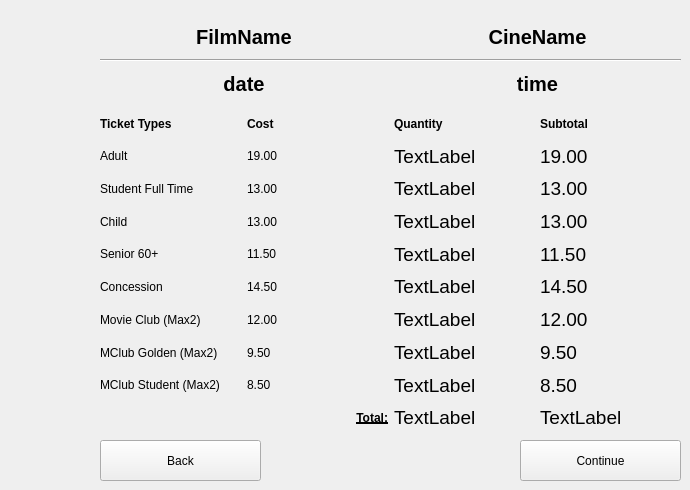
     <widget class="QWidget" name="viewTab">
      <attribute name="title">
       <string>Overview</string>
      </attribute>
      <widget class="QPushButton" name="backButton_2">
       <property name="geometry">
        <rect>
         <x>100</x>
         <y>440</y>
         <width>161</width>
         <height>41</height>
        </rect>
       </property>
       <property name="text">
        <string>Back</string>
       </property>
      </widget>
      <widget class="QWidget" name="gridLayoutWidget_2">
       <property name="geometry">
        <rect>
         <x>100</x>
         <y>110</y>
         <width>581</width>
         <height>321</height>
        </rect>
       </property>
       <layout class="QGridLayout" name="gridLayout_3">
        <item row="5" column="0">
         <widget class="QLabel" name="label_22">
          <property name="text">
           <string>Concession</string>
          </property>
         </widget>
        </item>
        <item row="6" column="2">
         <widget class="QLabel" name="nlabel6">
          <property name="font">
           <font>
            <pointsize>14</pointsize>
            <weight>50</weight>
            <bold>false</bold>
           </font>
          </property>
          <property name="text">
           <string>TextLabel</string>
          </property>
         </widget>
        </item>
        <item row="4" column="0">
         <widget class="QLabel" name="label_18">
          <property name="text">
           <string>Senior 60+</string>
          </property>
         </widget>
        </item>
        <item row="5" column="3">
         <widget class="QLabel" name="tolabel5">
          <property name="font">
           <font>
            <pointsize>14</pointsize>
            <weight>50</weight>
            <bold>false</bold>
           </font>
          </property>
          <property name="text">
           <string>14.50</string>
          </property>
         </widget>
        </item>
        <item row="2" column="0">
         <widget class="QLabel" name="label_13">
          <property name="text">
           <string>Student Full Time</string>
          </property>
         </widget>
        </item>
        <item row="2" column="2">
         <widget class="QLabel" name="nlabel2">
          <property name="font">
           <font>
            <pointsize>14</pointsize>
            <weight>50</weight>
            <bold>false</bold>
           </font>
          </property>
          <property name="text">
           <string>TextLabel</string>
          </property>
         </widget>
        </item>
        <item row="1" column="3">
         <widget class="QLabel" name="tolabel1">
          <property name="font">
           <font>
            <pointsize>14</pointsize>
            <weight>50</weight>
            <bold>false</bold>
           </font>
          </property>
          <property name="text">
           <string>19.00</string>
          </property>
         </widget>
        </item>
        <item row="3" column="2">
         <widget class="QLabel" name="nlabel3">
          <property name="font">
           <font>
            <pointsize>14</pointsize>
            <weight>50</weight>
            <bold>false</bold>
           </font>
          </property>
          <property name="text">
           <string>TextLabel</string>
          </property>
         </widget>
        </item>
        <item row="4" column="3">
         <widget class="QLabel" name="tolabel4">
          <property name="font">
           <font>
            <pointsize>14</pointsize>
            <weight>50</weight>
            <bold>false</bold>
           </font>
          </property>
          <property name="text">
           <string>11.50</string>
          </property>
         </widget>
        </item>
        <item row="8" column="2">
         <widget class="QLabel" name="nlabel8">
          <property name="font">
           <font>
            <pointsize>14</pointsize>
            <weight>50</weight>
            <bold>false</bold>
           </font>
          </property>
          <property name="text">
           <string>TextLabel</string>
          </property>
         </widget>
        </item>
        <item row="5" column="2">
         <widget class="QLabel" name="nlabel5">
          <property name="font">
           <font>
            <pointsize>14</pointsize>
            <weight>50</weight>
            <bold>false</bold>
           </font>
          </property>
          <property name="text">
           <string>TextLabel</string>
          </property>
         </widget>
        </item>
        <item row="1" column="2">
         <widget class="QLabel" name="nlabel1">
          <property name="font">
           <font>
            <pointsize>14</pointsize>
            <weight>50</weight>
            <bold>false</bold>
           </font>
          </property>
          <property name="text">
           <string>TextLabel</string>
          </property>
         </widget>
        </item>
        <item row="3" column="3">
         <widget class="QLabel" name="tolabel3">
          <property name="font">
           <font>
            <pointsize>14</pointsize>
            <weight>50</weight>
            <bold>false</bold>
           </font>
          </property>
          <property name="text">
           <string>13.00</string>
          </property>
         </widget>
        </item>
        <item row="6" column="3">
         <widget class="QLabel" name="tolabel6">
          <property name="font">
           <font>
            <pointsize>14</pointsize>
            <weight>50</weight>
            <bold>false</bold>
           </font>
          </property>
          <property name="text">
           <string>12.00</string>
          </property>
         </widget>
        </item>
        <item row="2" column="3">
         <widget class="QLabel" name="tolabel2">
          <property name="font">
           <font>
            <pointsize>14</pointsize>
            <weight>50</weight>
            <bold>false</bold>
           </font>
          </property>
          <property name="text">
           <string>13.00</string>
          </property>
         </widget>
        </item>
        <item row="0" column="2">
         <widget class="QLabel" name="label_4">
          <property name="font">
           <font>
            <weight>75</weight>
            <bold>true</bold>
           </font>
          </property>
          <property name="text">
           <string>Quantity</string>
          </property>
         </widget>
        </item>
        <item row="4" column="2">
         <widget class="QLabel" name="nlabel4">
          <property name="font">
           <font>
            <pointsize>14</pointsize>
            <weight>50</weight>
            <bold>false</bold>
           </font>
          </property>
          <property name="text">
           <string>TextLabel</string>
          </property>
         </widget>
        </item>
        <item row="0" column="3">
         <widget class="QLabel" name="label_14">
          <property name="font">
           <font>
            <weight>75</weight>
            <bold>true</bold>
           </font>
          </property>
          <property name="text">
           <string>Subtotal</string>
          </property>
         </widget>
        </item>
        <item row="7" column="2">
         <widget class="QLabel" name="nlabel7">
          <property name="font">
           <font>
            <pointsize>14</pointsize>
            <weight>50</weight>
            <bold>false</bold>
           </font>
          </property>
          <property name="text">
           <string>TextLabel</string>
          </property>
         </widget>
        </item>
        <item row="8" column="3">
         <widget class="QLabel" name="tolabel8">
          <property name="font">
           <font>
            <pointsize>14</pointsize>
            <weight>50</weight>
            <bold>false</bold>
           </font>
          </property>
          <property name="text">
           <string>8.50</string>
          </property>
         </widget>
        </item>
        <item row="7" column="3">
         <widget class="QLabel" name="tolabel7">
          <property name="font">
           <font>
            <pointsize>14</pointsize>
            <weight>50</weight>
            <bold>false</bold>
           </font>
          </property>
          <property name="text">
           <string>9.50</string>
          </property>
         </widget>
        </item>
        <item row="9" column="3">
         <widget class="QLabel" name="totallabel">
          <property name="font">
           <font>
            <pointsize>14</pointsize>
            <weight>50</weight>
            <bold>false</bold>
           </font>
          </property>
          <property name="text">
           <string>TextLabel</string>
          </property>
         </widget>
        </item>
        <item row="9" column="2">
         <widget class="QLabel" name="tqlabel">
          <property name="font">
           <font>
            <pointsize>14</pointsize>
            <weight>50</weight>
            <bold>false</bold>
           </font>
          </property>
          <property name="text">
           <string>TextLabel</string>
          </property>
         </widget>
        </item>
        <item row="0" column="1">
         <widget class="QLabel" name="label_33">
          <property name="font">
           <font>
            <weight>75</weight>
            <bold>true</bold>
           </font>
          </property>
          <property name="text">
           <string>Cost</string>
          </property>
         </widget>
        </item>
        <item row="1" column="1">
         <widget class="QLabel" name="tlabel1_2">
          <property name="text">
           <string>19.00</string>
          </property>
         </widget>
        </item>
        <item row="6" column="0">
         <widget class="QLabel" name="label_17">
          <property name="text">
           <string>Movie Club (Max2)</string>
          </property>
         </widget>
        </item>
        <item row="8" column="0">
         <widget class="QLabel" name="label_16">
          <property name="text">
           <string>MClub Student (Max2)</string>
          </property>
         </widget>
        </item>
        <item row="3" column="0">
         <widget class="QLabel" name="label_15">
          <property name="text">
           <string>Child</string>
          </property>
         </widget>
        </item>
        <item row="1" column="0">
         <widget class="QLabel" name="label_19">
          <property name="text">
           <string>Adult</string>
          </property>
         </widget>
        </item>
        <item row="0" column="0">
         <widget class="QLabel" name="label_20">
          <property name="font">
           <font>
            <weight>75</weight>
            <bold>true</bold>
           </font>
          </property>
          <property name="text">
           <string>Ticket Types</string>
          </property>
         </widget>
        </item>
        <item row="7" column="0">
         <widget class="QLabel" name="label_21">
          <property name="text">
           <string>MClub Golden (Max2)</string>
          </property>
         </widget>
        </item>
        <item row="4" column="1">
         <widget class="QLabel" name="tlabel4_2">
          <property name="text">
           <string>11.50</string>
          </property>
         </widget>
        </item>
        <item row="2" column="1">
         <widget class="QLabel" name="tlabel2_2">
          <property name="text">
           <string>13.00</string>
          </property>
         </widget>
        </item>
        <item row="5" column="1">
         <widget class="QLabel" name="tlabel5_2">
          <property name="text">
           <string>14.50</string>
          </property>
         </widget>
        </item>
        <item row="3" column="1">
         <widget class="QLabel" name="tlabel3_2">
          <property name="text">
           <string>13.00</string>
          </property>
         </widget>
        </item>
        <item row="9" column="1">
         <widget class="QLabel" name="label_23">
          <property name="font">
           <font>
            <weight>75</weight>
            <italic>false</italic>
            <bold>true</bold>
            <underline>true</underline>
           </font>
          </property>
          <property name="text">
           <string>Total:</string>
          </property>
          <property name="alignment">
           <set>Qt::AlignRight|Qt::AlignTrailing|Qt::AlignVCenter</set>
          </property>
         </widget>
        </item>
        <item row="6" column="1">
         <widget class="QLabel" name="tlabel6_2">
          <property name="text">
           <string>12.00</string>
          </property>
         </widget>
        </item>
        <item row="7" column="1">
         <widget class="QLabel" name="tlabel7_2">
          <property name="text">
           <string>9.50</string>
          </property>
         </widget>
        </item>
        <item row="8" column="1">
         <widget class="QLabel" name="tlabel8_2">
          <property name="text">
           <string>8.50</string>
          </property>
         </widget>
        </item>
       </layout>
      </widget>
      <widget class="QPushButton" name="continueB2">
       <property name="geometry">
        <rect>
         <x>520</x>
         <y>440</y>
         <width>161</width>
         <height>41</height>
        </rect>
       </property>
       <property name="text">
        <string>Continue</string>
       </property>
      </widget>
      <widget class="QWidget" name="gridLayoutWidget_5">
       <property name="geometry">
        <rect>
         <x>100</x>
         <y>20</y>
         <width>581</width>
         <height>80</height>
        </rect>
       </property>
       <layout class="QGridLayout" name="gridLayout_7">
        <item row="0" column="0">
         <widget class="QLabel" name="filmName_2">
          <property name="font">
           <font>
            <pointsize>15</pointsize>
            <weight>75</weight>
            <italic>false</italic>
            <bold>true</bold>
            <underline>false</underline>
           </font>
          </property>
          <property name="frameShape">
           <enum>QFrame::NoFrame</enum>
          </property>
          <property name="text">
           <string>FilmName</string>
          </property>
          <property name="alignment">
           <set>Qt::AlignCenter</set>
          </property>
         </widget>
        </item>
        <item row="0" column="1">
         <widget class="QLabel" name="cinemaName_2">
          <property name="font">
           <font>
            <pointsize>15</pointsize>
            <weight>75</weight>
            <italic>false</italic>
            <bold>true</bold>
            <underline>false</underline>
           </font>
          </property>
          <property name="frameShape">
           <enum>QFrame::NoFrame</enum>
          </property>
          <property name="text">
           <string>CineName</string>
          </property>
          <property name="alignment">
           <set>Qt::AlignCenter</set>
          </property>
         </widget>
        </item>
        <item row="2" column="0">
         <widget class="QLabel" name="dateC">
          <property name="font">
           <font>
            <pointsize>15</pointsize>
            <weight>75</weight>
            <italic>false</italic>
            <bold>true</bold>
            <underline>false</underline>
           </font>
          </property>
          <property name="frameShape">
           <enum>QFrame::NoFrame</enum>
          </property>
          <property name="text">
           <string>date</string>
          </property>
          <property name="alignment">
           <set>Qt::AlignCenter</set>
          </property>
         </widget>
        </item>
        <item row="2" column="1">
         <widget class="QLabel" name="timeC">
          <property name="font">
           <font>
            <pointsize>15</pointsize>
            <weight>75</weight>
            <italic>false</italic>
            <bold>true</bold>
            <underline>false</underline>
           </font>
          </property>
          <property name="frameShape">
           <enum>QFrame::NoFrame</enum>
          </property>
          <property name="text">
           <string>time</string>
          </property>
          <property name="alignment">
           <set>Qt::AlignCenter</set>
          </property>
         </widget>
        </item>
        <item row="1" column="0" colspan="2">
         <widget class="Line" name="line_3">
          <property name="orientation">
           <enum>Qt::Horizontal</enum>
          </property>
         </widget>
        </item>
       </layout>
      </widget>
     </widget>
